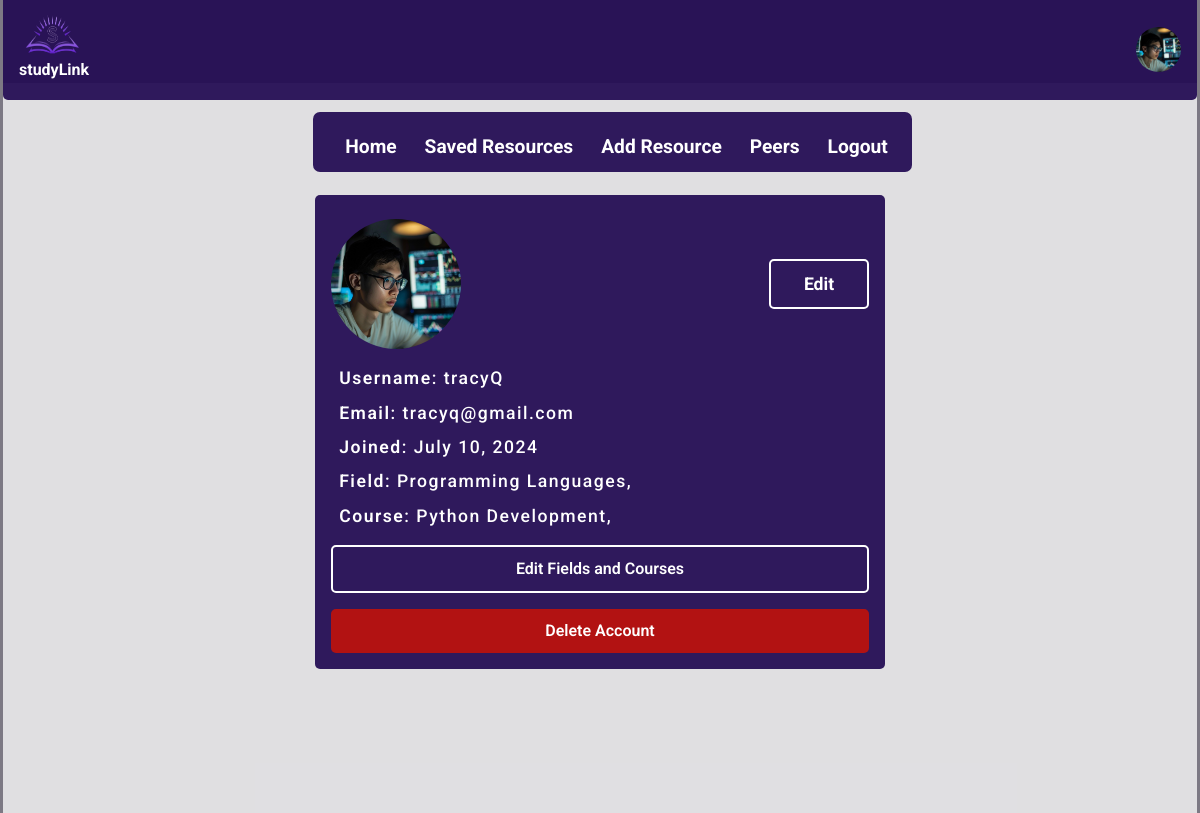
Page /account (signed in) on the committed database.
### studylink/models.py (models this page shows, shortened)
class User(db.Model, UserMixin):
  __tablename__ = 'user'
  id = db.Column(db.Integer, primary_key=True)
  username = db.Column(db.String(20), unique=True, nullable=False)
  email = db.Column(db.String(120), unique=True, nullable=False)
  image_file = db.Column(db.String(60), nullable=False, default='profile.jpg')
  password = db.Column(db.String(60), nullable=False)
  joined = db.Column(db.DateTime, default=datetime.utcnow)
  website = db.Column(db.String(120))
  twitter = db.Column(db.String(100))
  github = db.Column(db.String(100))
  user_fields = db.relationship('UserFields', backref='user', lazy=True, cascade='all, delete-orphan')
  user_resources = db.relationship('UserResources', backref='user', lazy=True)
  reviews = db.relationship('Reviews', backref='user', lazy=True)
  replies = db.relationship('Reply', backref='user', lazy=True)
  resources = db.relationship('Resources', back_populates='user')

class Fields(db.Model):
  __tablename__ = 'fields'
  id = db.Column(db.Integer, primary_key=True)
  field_name = db.Column(db.String(60), nullable=False)
  courses = db.relationship('Courses', backref='fields', lazy=True)

class Courses(db.Model):
  __tablename__ = 'courses'
  id = db.Column(db.Integer, primary_key=True)
  course_name = db.Column(db.String(60), nullable=False)
  field_id = db.Column(db.Integer, db.ForeignKey('fields.id'), nullable=False)

### studylink/routes.py (the view)
@app.route("/account", methods=['GET', 'POST'])
@login_required
def account():
  fields, courses = set(), set()
  user_id = current_user.id
  form = UpdateAccountForm()
  if form.validate_on_submit():
    if form.picture.data:
      picture_file = save_picture(form.picture.data)
      current_user.image_file = picture_file
    current_user.username = form.username.data
    current_user.email = form.email.data
    current_user.website = form.website.data
    current_user.twitter = form.twitter.data
    current_user.github = form.github.data
    db.session.commit()
    flash("Your account has been updated", 'success')
    return redirect(url_for('account'))
  elif request.method == 'GET':
    form.username.data = current_user.username
    form.email.data = current_user.email
  user_fields = UserFields.query.filter_by(user_id=user_id).all()
  for field in user_fields:
    fields.add(field.fields.field_name)
  for course in user_fields:
    courses.add(course.courses.course_name)
  fields_length = len(fields)
  courses_length = len(courses)
  image_file = url_for('static', filename='images/' + current_user.image_file)
  return render_template('account.html', title='Account', image_file=image_file, form=form, courses=courses, fields=fields, fields_length=fields_length, courses_length=courses_length)

### studylink/models.py (called while the page is built)
@login_manager.user_loader
def load_user(user_id):
  return User.query.get(int(user_id))

### studylink/routes.py (called while the page is built)
@app.template_filter('format_datetime')
def format_datetime(value):
  if value is None:
    return ""
  return value.strftime("%B %d, %Y")

### studylink/templates/account.html (shortened to what this page needs)
{% extends "base.html" %}
{% block content %}
  <section class="account-content">
    <section class="media">
      <section class="prof">
        <img class="rounded-image" src="{{ image_file }}" alt="Profile Pic">
        <button class="edit">
          <a href="#form-details">Edit</a>
        </button>
      </section>
      <section class="flexed">
        <p class="account-details"><span class="account-style">Username</span>: {{ current_user.username }}</p>
        <p class="account-details"><span class="account-style">Email</span>: {{ current_user.email }}</p>
        <p class="account-details"><span class="account-style">Joined</span>: {{ current_user.joined | format_datetime }}</p>
        <p class="account-details">
          {% if fields_length > 1 %}
            <span class="account-style">Fields</span>:
          {% elif fields_length == 1 %}
            <span class="account-style">Field</span>:
          {% endif %}
          {% for user_field in fields %}
            {{ user_field }},
          {% endfor %}
        </p>
        <p class="account-details">
          {% if courses_length > 1 %}
            <span class="account-style">Courses</span>:
          {% elif courses_length == 1 %}
            <span class="account-style">Course</span>:
          {% endif %}
          {% for user_course in courses %}
            {{ user_course }},
          {% endfor %}
        </p>
      </section>
      <section class="buttons">
        <button class="bt-fields">
          <a href="{{ url_for('edit') }}" style="text-decoration: none; color: #fff;">Edit Fields and Courses</a>
        </button>
        <section class="two-buttons">
          <button class="delete-btn action">Delete Account</button>
        </section>
      </section>
    </section>
  </section>
{% endblock %}

### studylink/templates/base.html (shortened to what this page needs)
<!DOCTYPE html>
<html lang="en">
<head>
  <link href="https://cdn.jsdelivr.net/npm/bootstrap@5.3.3/dist/css/bootstrap.min.css" rel="stylesheet">
  <link rel="stylesheet" href="{{ url_for('static', filename='styles.css') }}">
  <link rel="stylesheet" href="https://cdnjs.cloudflare.com/ajax/libs/font-awesome/4.7.0/css/font-awesome.min.css">
</head>
<body>
  {% if current_user.is_authenticated %}
    <header class="header">
      <section class="header__head">
        <section class="logo1">
          <img src="{{ url_for('static', filename='images/logo.png') }}" alt="logo">
          <span class="name1">studyLink</span>
        </section>
        <nav style="margin-top: 12rem; background-color: #240c54ef; height: 60px; border-radius: 7px;">
          <ul>
            <li><a  href="{{ url_for('home') }}"></i>Home</a></li>
            <li><a href="{{ url_for('saved_resources') }}">Saved Resources</a></li>
            <li><a href="{{ url_for('add_resource') }}">Add Resource</a></li>
            <li><a href="{{ url_for('peers') }}">Peers</a></li>
            <li><a href="{{ url_for('logout') }}">Logout</a></li>
          </ul>
        </nav>
        <a href="{{ url_for('account') }}">
          <img class="account" src="{{ url_for('static', filename='images/' + current_user.image_file) }}" alt="Profile Pic" title="User Profile" width="45" height="45">
        </a>
      </section>
    </header>
  {% endif %}
  <main class="main">
    {% block content %}{% endblock %}
  </main>
</body>
</html>

### rows in the picture
User: image_file (placeholder picture), username "tracyQ", email "tracyq@gmail.com", joined "July 10, 2024"
Fields: field_name "Programming Languages"
Courses: course_name "Python Development"
